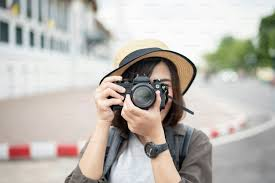
#> input picture MLReadyPreprocessing/Inputs/image.png, 275 x 183 px, found by its file name
$ python synthetic_thermal.py
#> lines starting #> are read from the running program, lines starting #| are printed output that depends on the picture
import cv2
import numpy as np
import time
from typing import Union

def synthetic_thermal(
    image: Union[str, np.ndarray],
    *,
    # --- Thermal generation (proxy model) ---
    temp_min: float = 20.0,
    temp_max: float = 80.0,
    thermal_smooth_sigma: float = 7.0,

    # --- Sensor effects ---
    diffusion_sigma: float = 2.5,
    drift_max: float = 3.0,
    noise_std: float = 4.0,
    hot_pixel_count: int = 200,
    gain_mean: float = 1.0,
    gain_std: float = 0.015,
    offset_mean: float = 0.0,
    offset_std: float = 1.5,

    # --- Optional augmentation ---
    rotate_deg: float | None = None,
    flip_code: int | None = None,
    scale: float | None = None,
) -> np.ndarray:

    """
    Generate a synthetic thermal image using a structured thermal imaging pipeline.

    This function simulates the formation of a thermal image by sequentially modeling:
        1. Thermal content generation (proxy model, non-radiometric)
        2. Thermal sensor artifacts
        3. Optional geometric data augmentation

    IMPORTANT:
    ----------
    This function DOES NOT produce radiometrically accurate thermal images.
    The generated output is suitable for:
        - Algorithm development
        - Robustness testing
        - Data augmentation
        - Deep learning training (non-temperature tasks)

    It MUST NOT be used for:
        - Absolute temperature measurement
        - Medical thermography
        - Sensor calibration or certification
        - Safety-critical thermal analysis

    PIPELINE
    --------
    Base image / scene
        → Thermal generation (proxy temperature field)
        → Synthetic thermal frame (new thermal content)
        → Sensor artifacts simulation
        → Optional augmentation
        → Output image

    THERMAL GENERATION (Proxy Model)
    --------------------------------
    - The input image is normalized and mapped to a synthetic temperature range
      [temp_min, temp_max].
    - Gaussian smoothing simulates thermal diffusion within materials.
    - The resulting temperature field is mapped to an 8-bit sensor intensity range.

    NOTE:
    -----
    This stage approximates thermal behavior but does NOT model:
        - Emissivity
        - Atmospheric transmission
        - Reflected apparent temperature
        - Planck-based radiance

    SENSOR EFFECTS SIMULATED
    -----------------------
    - Thermal diffusion blur (optical + detector spread)
    - Horizontal thermal drift (temporal or spatial bias)
    - Additive Gaussian sensor noise
    - Random hot pixels
    - Pixel-wise gain and offset non-uniformity (NUC-like behavior)

    OPTIONAL AUGMENTATION
    --------------------
    - Rotation (degrees)
    - Flip (OpenCV flip codes)
    - Scaling (isotropic)

    These operations affect geometry only and do NOT change the underlying
    synthetic thermal content.

    PARAMETERS
    ----------
    image : str | np.ndarray
        Base image or file path. Must be single-channel or convertible to grayscale.

    temp_min : float
        Minimum synthetic temperature (proxy).
        Units: arbitrary (°C-like scale)
        Default: 20.0

    temp_max : float
        Maximum synthetic temperature (proxy).
        Units: arbitrary (°C-like scale)
        Default: 80.0

    thermal_smooth_sigma : float
        Gaussian sigma used to smooth the temperature field.
        Units: pixels
        Typical range: 5.0 – 10.0

    diffusion_sigma : float
        Additional Gaussian blur to simulate sensor diffusion.
        Units: pixels
        Typical range: 1.5 – 4.0

    drift_max : float
        Maximum horizontal drift added across the image.
        Units: intensity levels
        Typical range: 1.0 – 5.0

    noise_std : float
        Standard deviation of additive Gaussian noise.
        Units: intensity levels
        Typical range: 2.0 – 6.0

    hot_pixel_count : int
        Number of randomly injected hot pixels.
        Recommended: < 0.1% of total pixels

    gain_mean : float
        Mean pixel gain (NUC).
        Default: 1.0

    gain_std : float
        Gain variation standard deviation.
        Typical range: 0.01 – 0.03

    offset_mean : float
        Mean offset value.
        Default: 0.0

    offset_std : float
        Offset variation standard deviation.
        Typical range: 0.5 – 2.0

    rotate_deg : float | None
        Optional rotation angle in degrees.
        If None, rotation is skipped.

    flip_code : int | None
        OpenCV flip code:
            0  → vertical
            1  → horizontal
           -1  → both
        If None, no flip is applied.

    scale : float | None
        Optional isotropic scaling factor.
        If None, scaling is skipped.

    RETURNS
    -------
    synthetic_thermal : np.ndarray
        Synthetic thermal image.
        - dtype: uint8
        - shape: (H, W)
        - single-channel grayscale

    """
#> called with temp_min = 20, temp_max = 80, thermal_smooth_sigma = 7, diffusion_sigma = 2.5, drift_max = 3, noise_std = 4, hot_pixel_count = 200, gain_mean = 1

    start_time = time.time()

    # --------------------------------------------------
    # 1. Load & validate image
    # --------------------------------------------------
    if image is None:
        raise ValueError("Input image is None")

    if isinstance(image, str):
        base = cv2.imread(image, cv2.IMREAD_COLOR)
#> base is the input picture: shape (183, 275, 3); mean B, G, R 176.3, 182.8, 187.2
        if base is None:
            raise FileNotFoundError(f"Cannot read image: {image}")
    else:
        base = np.asarray(image)

    if base.ndim != 3 or base.shape[2] != 3:
        raise ValueError("Expected BGR image (H×W×3)")

    h, w, _ = base.shape
#> h = 183; w = 275

    # --------------------------------------------------
    # 2. BGR → LUMINANCE (NO BLUR)
    # --------------------------------------------------
    ycrcb = cv2.cvtColor(base, cv2.COLOR_BGR2YCrCb)
#> ycrcb: shape (183, 275, 3); mean of channels 0, 1, 2 183.4, 130.7, 124
    luminance = ycrcb[..., 0].astype(np.float32)
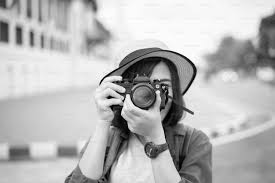
#> luminance: shape (183, 275) float32; min 0, max 255, mean 183.4

    lum_norm = cv2.normalize(
        luminance, None, 0.0, 1.0, cv2.NORM_MINMAX
    )

    # --------------------------------------------------
    # 3. Temperature field (NO BLUR)
    # --------------------------------------------------
    temp_field = temp_min + lum_norm * (temp_max - temp_min)

    # Radiometric nonlinearity (important)
    radiance = (temp_field + 273.15) ** 4

    thermal_frame = cv2.normalize(
        radiance, None, 0.0, 255.0, cv2.NORM_MINMAX
    )

    # --------------------------------------------------
    # 4. SENSOR EFFECTS
    # --------------------------------------------------

    # ONE optical blur only (small!)
    thermal_frame = cv2.GaussianBlur(
        thermal_frame, (0, 0), 1.2   # <= 1.5
    )
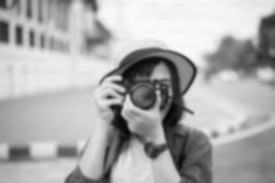
#> thermal_frame: shape (183, 275) float32; min 5.34, max 251.5, mean 172.7


    # Horizontal drift
    drift = np.linspace(0, drift_max, w, dtype=np.float32)
#> drift = 275 values from 0 to 3
    thermal_frame += drift

    # Sensor noise
    noise = np.random.normal(0.0, noise_std, (h, w)).astype(np.float32)
    thermal_frame += noise

    # Hot pixels
    if hot_pixel_count > 0:
        ys = np.random.randint(0, h, hot_pixel_count)
        xs = np.random.randint(0, w, hot_pixel_count)
        thermal_frame[ys, xs] = 255.0
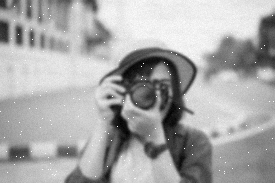
#> thermal_frame: shape (183, 275) float32; min 0.243, max 263.8, mean 174.5; drawn with min black and max white

    # Gain / offset non-uniformity
    gain = np.random.normal(gain_mean, gain_std, (h, w)).astype(np.float32)
    offset = np.random.normal(offset_mean, offset_std, (h, w)).astype(np.float32)
    thermal_frame = thermal_frame * gain + offset

    # --------------------------------------------------
    # 5. Optional augmentation
    # --------------------------------------------------
    if rotate_deg is not None:
        M = cv2.getRotationMatrix2D((w / 2, h / 2), rotate_deg, 1.0)
        thermal_frame = cv2.warpAffine(
            thermal_frame, M, (w, h), flags=cv2.INTER_LINEAR
        )

    if flip_code is not None:
        thermal_frame = cv2.flip(thermal_frame, flip_code)

    if scale is not None and scale > 0:
        thermal_frame = cv2.resize(
            thermal_frame, None, fx=scale, fy=scale,
            interpolation=cv2.INTER_LINEAR
        )

    # --------------------------------------------------
    # 6. Clip & convert
    # --------------------------------------------------
    thermal_frame = np.clip(thermal_frame, 0, 255).astype(np.uint8)

    print(
        f"{'synthetic_thermal execution time:':<36}"
        f"{time.time() - start_time:.4f} s"
    )

    return thermal_frame

if __name__ == "__main__":

    synthetic = synthetic_thermal("/home/user1/learning/Testing/MLReadyPreprocessing/Inputs/image.png")

    original = cv2.imread("/home/user1/learning/Testing/MLReadyPreprocessing/Inputs/image.png")

    # stackedresult = np.hstack([original, synthetic])

    # cv2.imshow("Original | synthetic", stackedresult)


    thermal_color = cv2.applyColorMap(
        synthetic,
        cv2.COLORMAP_INFERNO
    )
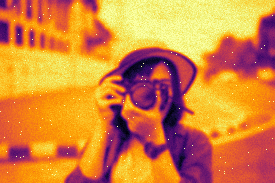
#> thermal_color: shape (183, 275, 3); mean B, G, R 63.8, 132, 212.6

    cv2.imshow("Thermal (visualized)", thermal_color)

    cv2.imshow("Original Image", original)
    cv2.imshow("Synthetic Image", synthetic)
    cv2.imwrite("/home/user1/learning/Testing/MLReadyPreprocessing/Outputs/synthetic.png", synthetic)
    cv2.imwrite("/home/user1/learning/Testing/MLReadyPreprocessing/Outputs/thermal_Color.png", thermal_color)
    cv2.waitKey(0)
    cv2.destroyAllWindows()

$ run again, with MLReadyPreprocessing/Inputs/input.jpg saved as MLReadyPreprocessing/Inputs/image.png
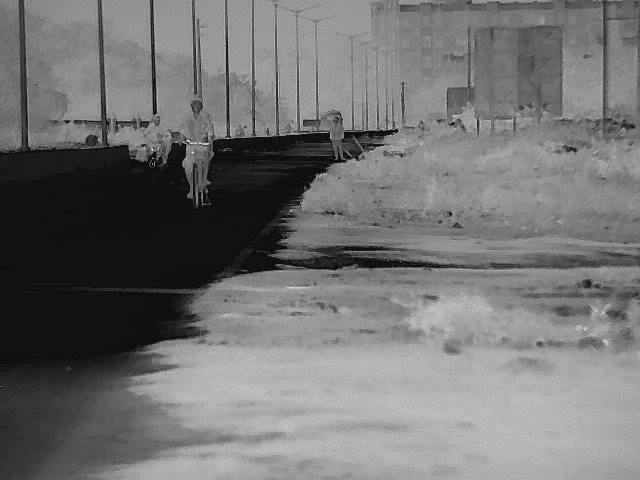
#> input picture MLReadyPreprocessing/Inputs/input.jpg, 640 x 480 px, found by its file name
#> in synthetic_thermal, base is the input picture: shape (480, 640, 3); mean B, G, R 116.2, 114.8, 114.6
#> ycrcb: shape (480, 640, 3); mean of channels 0, 1, 2 114.7, 127.9, 128.8
#> in synthetic_thermal, `thermal_frame[ys, xs] = 255.0`:
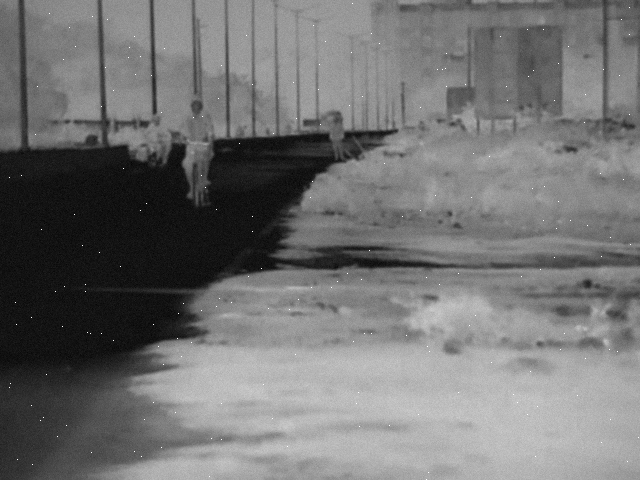
#> thermal_frame: shape (480, 640) float32; min -4.76, max 255, mean 112.1; drawn with min black and max white
#> `thermal_color = cv2.applyColorMap( synthetic, cv2.COLORMAP_INFERNO )`:
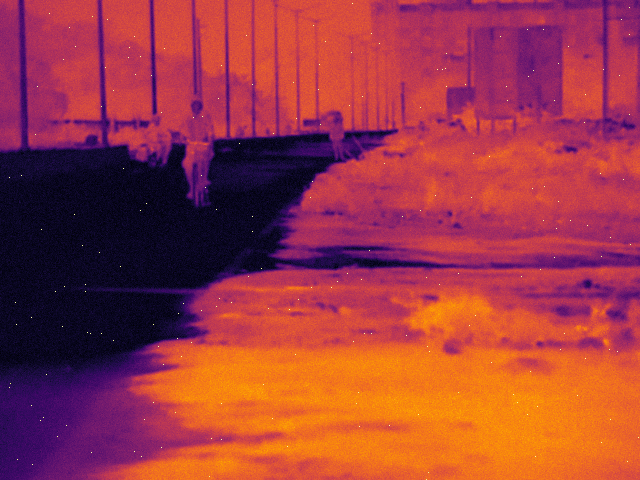
#> thermal_color: shape (480, 640, 3); mean B, G, R 65.6, 56.4, 156.3
